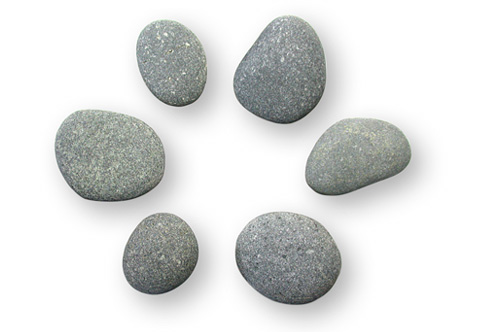
//> input picture bin/media/RegionArea01.jpg, 500 x 332 px
$ ./pr9   (built with g++ and OpenCV 4)
//> lines starting //> are read from the running program, lines starting //| are printed output that depends on the picture; after the words box and inside, x2 and y2 are one past the last pixel; in counts of white or black regions, pixels touching at a corner belong together
// Von Thomas
#include <stdio.h>
#include <iostream>
//#include <opencv.hpp>
#include "opencv2/objdetect/objdetect.hpp"
#include "opencv2/imgproc/imgproc.hpp"
#include "opencv2/highgui/highgui.hpp"

using namespace std;
using namespace cv;

int main(int argc, char** argv){

  Mat img1, grey, tresh;
  vector<vector<Point> > contours;
  vector<Vec4i> hierarchy;

  // Datei öffnen
  img1 = imread("./bin/media/RegionArea01.jpg", CV_LOAD_IMAGE_COLOR);
//> img1 is the input picture: 332 rows x 500 cols, CV_8UC3; mean B, G, R 222, 222.9, 221.6
  if (!img1.data) {
      printf("Error: Couldn't open the image file.\n");
      return 1;
  }

  // Convert to grey image
  cvtColor(img1, grey, CV_BGR2GRAY);

  threshold( grey, tresh, 180, 255, THRESH_BINARY_INV);
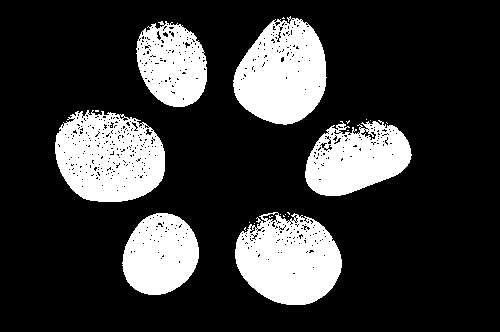
//> tresh: 332 rows x 500 cols, CV_8UC1; 22.1% white; 23 white regions (17 under 20 px), largest, box (x1, y1, x2, y2) and area: (55, 110, 165, 202) 7552, (233, 16, 327, 125) 7229, (235, 212, 342, 305) 7172, (305, 120, 412, 196) 5478, (122, 213, 199, 295) 4788, (136, 21, 207, 107) 4376

  // Thresh Image
  namedWindow("Thresh Image1");
  imshow("Thresh Image1",tresh);

  dilate( tresh, tresh, Mat(), Point(-1,-1), 6, BORDER_CONSTANT);
  erode ( tresh, tresh, Mat(), Point(-1,-1), 6, BORDER_CONSTANT);
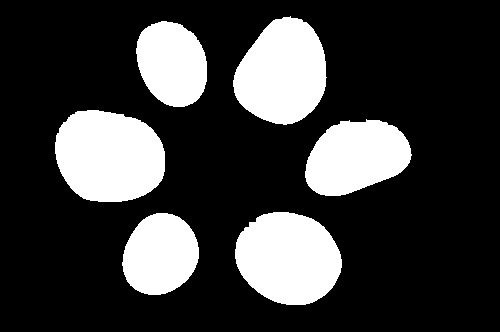
//> tresh: 332 rows x 500 cols, CV_8UC1; 23.5% white; 6 white regions

  // Dilate Image
  namedWindow("Dilate Image1");
  imshow("Dilate Image1", tresh);


  findContours( tresh, contours, hierarchy, CV_RETR_TREE, CV_CHAIN_APPROX_SIMPLE, Point(0, 0));
//> contours = 6 contours; box (x1, y1, x2, y2) and area: (55, 110, 165, 202) 8037, (235, 212, 342, 305) 7540, (233, 16, 327, 125) 7342, (305, 119, 412, 196) 5893, (122, 213, 199, 295) 4738, (136, 21, 207, 107) 4618

  Mat drawing = Mat::ones( img1.size(), CV_8U)*255;
  for( int i = 0; i < contours.size(); i++){
      drawContours(drawing, contours, i, 1, 2, 8, hierarchy, 0, Point());
      drawContours(img1, contours, i, 1, 2, 8, hierarchy, 0, Point());
  }
//> this loop made 6 passes
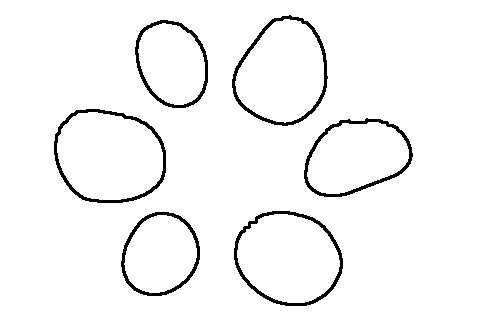
//> drawing: 332 rows x 500 cols, CV_8UC1; values 1 (black) and 255 (white), 96.4% white; 6 black regions, box (x1, y1, x2, y2) and area: (54, 109, 166, 203) 1097, (232, 15, 328, 126) 1078, (234, 211, 343, 306) 1078, (304, 118, 413, 197) 999, (121, 212, 200, 296) 849, (135, 20, 208, 108) 843
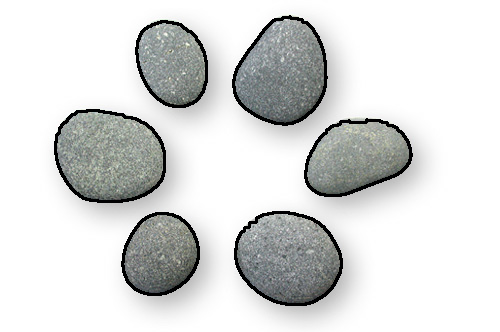
//> img1: 332 rows x 500 cols, CV_8UC3; 3.58% of pixels changed, all inside (x1, y1, x2, y2) = (54, 15, 413, 306)

  //BoundingRect();

  // Contour Image
  namedWindow("Drawing");
  imshow("Drawing", drawing);

  // Orginal Image
  namedWindow("Drawing Origin");
  imshow("Drawing Origin", img1);


  /*
   * boundingRect ...
   * minEnclosingCircle
   * convexHull
   *
   * über iterator über alle punkte laufen
   *
   * Moments .. momente mom.m00 -> Flächeninhalt
   *
   *
   * 2.Teil
   * Canny
   * vector<Vec2f> lines;
   * Houghlines
   *
   * vector<Vec2f>::const_iterator it = lines.begin();
   *  while(it!= lines.end());
   * float roh = (*it)[0];
   *
   *
   * */


  /**************************************/
  /***** 2. Teil ************************/
  /**************************************/

  Mat img2;

  // Datei öffnen
  img2 = imread("./bin/media/RegionLine01.jpg", CV_LOAD_IMAGE_COLOR);
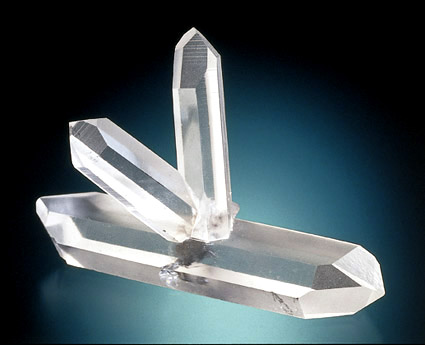
//> input picture bin/media/RegionLine01.jpg, 425 x 345 px
//> img2 is the input picture: 345 rows x 425 cols, CV_8UC3; mean B, G, R 87.4, 82, 68.7
  if (!img2.data) {
      printf("Error: Couldn't open the image file.\n");
      return 1;
  }

  // Orginal Image
  namedWindow("Drawing Origin2");
  imshow("Drawing Origin2", img2);

  cvWaitKey(0);

  return 0;
}
